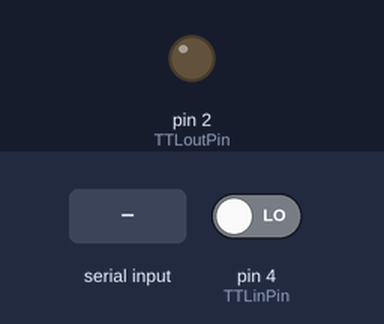
Simulated run of this sketch. Board: Arduino Uno, built with avr-gcc and run on an emulated ATmega328P. Shown: output pins drawn as LEDs (lit = HIGH). The inputs (shaded band) are chosen by the test bench; at power-on: pin 4 (TTLinPin) LOW. What the sketch prints to the serial monitor is not drawn.

Above: at 1.2 s.
1.3 s: byte 0 (0) received over Serial
Timing chart, 0 to 4.3 s (numbered marks = the images above; inputs shaded):
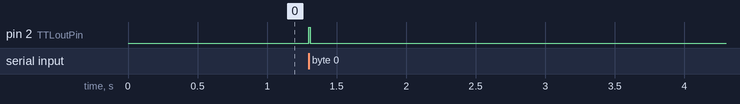

Measured:
- after the input at 1.3 s, pin 2 (TTLoutPin): LOW → HIGH at once, → LOW 0.01 s later

The sketch:

turnTableTTLcontroler.ino
```cpp
// (licence header left out)
int TTLinPin = 4; // Jack Right
int TTLoutPin = 2; // Jack Left

void setup() {
  // Setup the input and output pins
  pinMode(TTLinPin, INPUT);
  pinMode(TTLoutPin, OUTPUT);
  Serial.begin(9600);
}

void loop() {
  // This program generates a 10ms pulse whenever a '0' is received through its serial input.
  // A pulse comming from the turn table is then expected in order to confirm the rotation with a '2' in the serial port.
  while (Serial.available()) {
    if (Serial.read() == 0) { // If a '0' is received in the serial port
      // Sets the output pin to high for 10ms
      digitalWrite(TTLoutPin, HIGH);
      delay(10);
      digitalWrite(TTLoutPin, LOW);
      Serial.println("1"); // Confirms the reception of the message
      // Waits for the pulse comming from the table
      while (digitalRead(TTLinPin) == 0);
      while (digitalRead(TTLinPin) == 1);
      Serial.println("2"); // Confirms the rotation of the table
    }
  }
}
```
